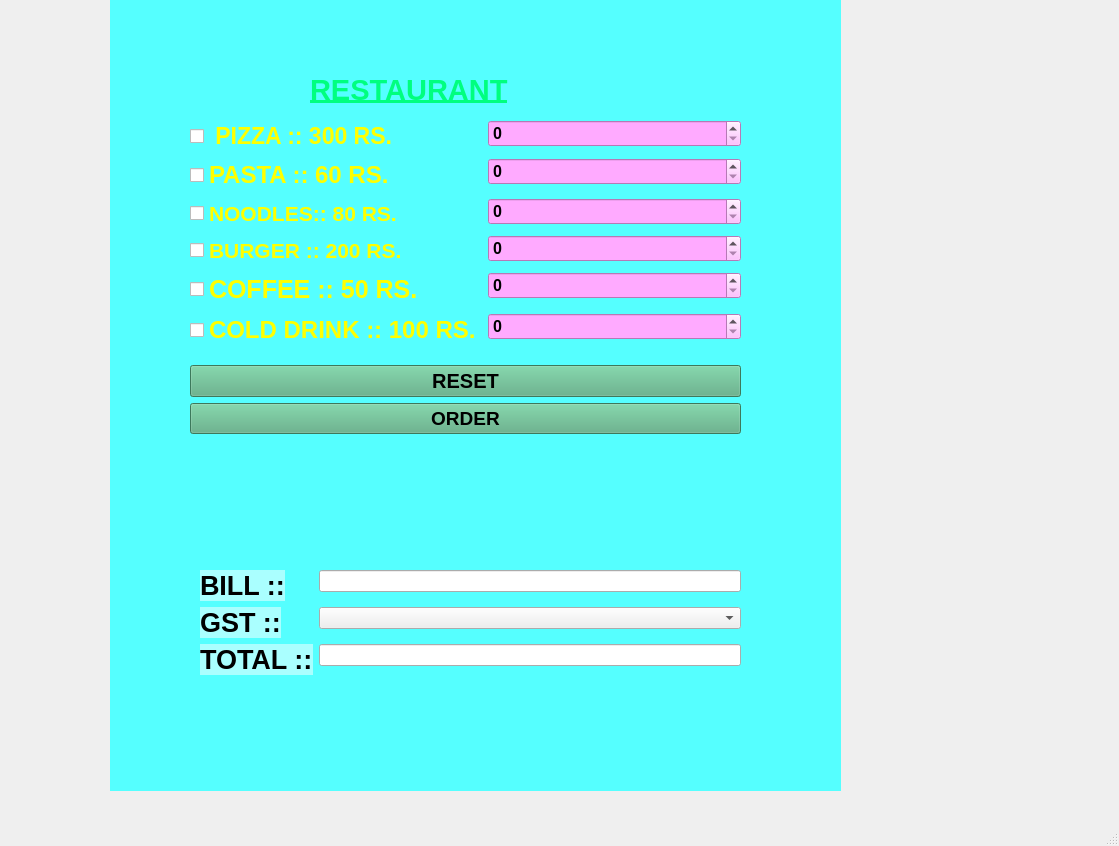
<?xml version="1.0" encoding="UTF-8"?>
<ui version="4.0">
 <class>MainWindow</class>
 <widget class="QMainWindow" name="MainWindow">
  <property name="geometry">
   <rect>
    <x>0</x>
    <y>0</y>
    <width>1119</width>
    <height>846</height>
   </rect>
  </property>
  <property name="windowTitle">
   <string>Restaurrent Billing system</string>
  </property>
  <widget class="QWidget" name="centralwidget">
   <widget class="QLabel" name="label">
    <property name="geometry">
     <rect>
      <x>110</x>
      <y>0</y>
      <width>731</width>
      <height>791</height>
     </rect>
    </property>
    <property name="styleSheet">
     <string notr="true">background-color: rgb(85, 255, 255);</string>
    </property>
    <property name="text">
     <string/>
    </property>
    <property name="pixmap">
     <pixmap resource="restaurrent.qrc">:/newPrefix/Billing background.jpg</pixmap>
    </property>
    <property name="scaledContents">
     <bool>true</bool>
    </property>
   </widget>
   <widget class="QLabel" name="label_2">
    <property name="geometry">
     <rect>
      <x>310</x>
      <y>60</y>
      <width>371</width>
      <height>61</height>
     </rect>
    </property>
    <property name="text">
     <string>&lt;html&gt;&lt;head/&gt;&lt;body&gt;&lt;p&gt;&lt;span style=&quot; font-size:22pt; font-weight:600; text-decoration: underline; color:#00ff7f;&quot;&gt;                           RESTAURANT&lt;/span&gt;&lt;/p&gt;&lt;/body&gt;&lt;/html&gt;</string>
    </property>
   </widget>
   <widget class="QWidget" name="formLayoutWidget">
    <property name="geometry">
     <rect>
      <x>190</x>
      <y>120</y>
      <width>551</width>
      <height>651</height>
     </rect>
    </property>
    <layout class="QFormLayout" name="formLayout">
     <item row="0" column="0">
      <widget class="QCheckBox" name="C1">
       <property name="font">
        <font>
         <pointsize>17</pointsize>
         <weight>75</weight>
         <bold>true</bold>
        </font>
       </property>
       <property name="styleSheet">
        <string notr="true">color: rgb(255, 255, 0);</string>
       </property>
       <property name="text">
        <string> PIZZA :: 300 RS.</string>
       </property>
      </widget>
     </item>
     <item row="0" column="1">
      <widget class="QSpinBox" name="S1">
       <property name="font">
        <font>
         <pointsize>12</pointsize>
         <weight>75</weight>
         <bold>true</bold>
        </font>
       </property>
       <property name="styleSheet">
        <string notr="true">background-color: rgb(255, 170, 255);</string>
       </property>
      </widget>
     </item>
     <item row="3" column="0">
      <widget class="QCheckBox" name="C2">
       <property name="font">
        <font>
         <pointsize>18</pointsize>
         <weight>75</weight>
         <bold>true</bold>
        </font>
       </property>
       <property name="styleSheet">
        <string notr="true">color: rgb(255, 255, 0);</string>
       </property>
       <property name="text">
        <string>PASTA :: 60 RS.</string>
       </property>
      </widget>
     </item>
     <item row="3" column="1">
      <widget class="QSpinBox" name="S2">
       <property name="font">
        <font>
         <pointsize>12</pointsize>
         <weight>75</weight>
         <bold>true</bold>
        </font>
       </property>
       <property name="styleSheet">
        <string notr="true">background-color: rgb(255, 170, 255);</string>
       </property>
      </widget>
     </item>
     <item row="4" column="0">
      <widget class="QCheckBox" name="C3">
       <property name="font">
        <font>
         <pointsize>16</pointsize>
         <weight>75</weight>
         <bold>true</bold>
        </font>
       </property>
       <property name="styleSheet">
        <string notr="true">color: rgb(255, 255, 0);</string>
       </property>
       <property name="text">
        <string>NOODLES:: 80 RS.</string>
       </property>
      </widget>
     </item>
     <item row="4" column="1">
      <widget class="QSpinBox" name="S3">
       <property name="font">
        <font>
         <pointsize>12</pointsize>
         <weight>75</weight>
         <bold>true</bold>
        </font>
       </property>
       <property name="styleSheet">
        <string notr="true">background-color: rgb(255, 170, 255);</string>
       </property>
      </widget>
     </item>
     <item row="5" column="0">
      <widget class="QCheckBox" name="C4">
       <property name="font">
        <font>
         <pointsize>16</pointsize>
         <weight>75</weight>
         <bold>true</bold>
        </font>
       </property>
       <property name="styleSheet">
        <string notr="true">color: rgb(255, 255, 0);</string>
       </property>
       <property name="text">
        <string>BURGER :: 200 RS.</string>
       </property>
      </widget>
     </item>
     <item row="5" column="1">
      <widget class="QSpinBox" name="S4">
       <property name="font">
        <font>
         <pointsize>12</pointsize>
         <weight>75</weight>
         <bold>true</bold>
        </font>
       </property>
       <property name="styleSheet">
        <string notr="true">background-color: rgb(255, 170, 255);</string>
       </property>
      </widget>
     </item>
     <item row="6" column="0">
      <widget class="QCheckBox" name="C5">
       <property name="font">
        <font>
         <pointsize>19</pointsize>
         <weight>75</weight>
         <bold>true</bold>
        </font>
       </property>
       <property name="styleSheet">
        <string notr="true">color: rgb(255, 255, 0);</string>
       </property>
       <property name="text">
        <string>COFFEE :: 50 RS.</string>
       </property>
      </widget>
     </item>
     <item row="6" column="1">
      <widget class="QSpinBox" name="S5">
       <property name="font">
        <font>
         <pointsize>12</pointsize>
         <weight>75</weight>
         <bold>true</bold>
        </font>
       </property>
       <property name="styleSheet">
        <string notr="true">background-color: rgb(255, 170, 255);</string>
       </property>
      </widget>
     </item>
     <item row="7" column="0">
      <widget class="QCheckBox" name="C6">
       <property name="font">
        <font>
         <pointsize>18</pointsize>
         <weight>75</weight>
         <bold>true</bold>
        </font>
       </property>
       <property name="styleSheet">
        <string notr="true">color: rgb(255, 255, 0);</string>
       </property>
       <property name="text">
        <string>COLD DRINK :: 100 RS.</string>
       </property>
      </widget>
     </item>
     <item row="7" column="1">
      <widget class="QSpinBox" name="S6">
       <property name="font">
        <font>
         <pointsize>12</pointsize>
         <weight>75</weight>
         <bold>true</bold>
        </font>
       </property>
       <property name="styleSheet">
        <string notr="true">background-color: rgb(255, 170, 255);</string>
       </property>
      </widget>
     </item>
     <item row="11" column="0">
      <layout class="QFormLayout" name="formLayout_9"/>
     </item>
     <item row="16" column="0">
      <layout class="QFormLayout" name="formLayout_2"/>
     </item>
     <item row="16" column="1">
      <layout class="QFormLayout" name="formLayout_3"/>
     </item>
     <item row="17" column="0" colspan="2">
      <widget class="QPushButton" name="b1">
       <property name="font">
        <font>
         <pointsize>15</pointsize>
         <weight>75</weight>
         <bold>true</bold>
        </font>
       </property>
       <property name="styleSheet">
        <string notr="true">background-color: rgb(85, 170, 127);</string>
       </property>
       <property name="text">
        <string>RESET</string>
       </property>
      </widget>
     </item>
     <item row="18" column="0" colspan="2">
      <widget class="QPushButton" name="b2">
       <property name="font">
        <font>
         <pointsize>14</pointsize>
         <weight>75</weight>
         <bold>true</bold>
        </font>
       </property>
       <property name="styleSheet">
        <string notr="true">background-color: rgb(85, 170, 127);</string>
       </property>
       <property name="text">
        <string>ORDER</string>
       </property>
      </widget>
     </item>
     <item row="19" column="0">
      <widget class="QLabel" name="pushLabel_2">
       <property name="text">
        <string/>
       </property>
      </widget>
     </item>
     <item row="20" column="0">
      <layout class="QFormLayout" name="formLayout_4"/>
     </item>
     <item row="23" column="0">
      <layout class="QFormLayout" name="formLayout_6"/>
     </item>
     <item row="24" column="0">
      <layout class="QFormLayout" name="formLayout_10"/>
     </item>
     <item row="25" column="0">
      <layout class="QFormLayout" name="formLayout_5"/>
     </item>
     <item row="29" column="0">
      <layout class="QFormLayout" name="formLayout_7"/>
     </item>
    </layout>
   </widget>
   <widget class="QWidget" name="formLayoutWidget_4">
    <property name="geometry">
     <rect>
      <x>200</x>
      <y>570</y>
      <width>541</width>
      <height>191</height>
     </rect>
    </property>
    <layout class="QFormLayout" name="formLayout_8">
     <item row="0" column="0">
      <widget class="QLabel" name="label_3">
       <property name="font">
        <font>
         <weight>75</weight>
         <bold>true</bold>
        </font>
       </property>
       <property name="styleSheet">
        <string notr="true">background-color: rgb(170, 255, 255);</string>
       </property>
       <property name="text">
        <string>&lt;html&gt;&lt;head/&gt;&lt;body&gt;&lt;p&gt;&lt;span style=&quot; font-size:20pt;&quot;&gt;BILL ::&lt;/span&gt;&lt;/p&gt;&lt;/body&gt;&lt;/html&gt;</string>
       </property>
      </widget>
     </item>
     <item row="1" column="0">
      <widget class="QLabel" name="label_4">
       <property name="styleSheet">
        <string notr="true">background-color: rgb(170, 255, 255);</string>
       </property>
       <property name="text">
        <string>&lt;!DOCTYPE HTML PUBLIC &quot;-//W3C//DTD HTML 4.0//EN&quot; &quot;http://www.w3.org/TR/REC-html40/strict.dtd&quot;&gt;
&lt;html&gt;&lt;head&gt;&lt;meta name=&quot;qrichtext&quot; content=&quot;1&quot; /&gt;&lt;style type=&quot;text/css&quot;&gt;
p, li { white-space: pre-wrap; }
&lt;/style&gt;&lt;/head&gt;&lt;body style=&quot; font-family:'MS Shell Dlg 2'; font-size:8pt; font-weight:400; font-style:normal;&quot;&gt;
&lt;p style=&quot; margin-top:12px; margin-bottom:12px; margin-left:0px; margin-right:0px; -qt-block-indent:0; text-indent:0px;&quot;&gt;&lt;span style=&quot; font-size:20pt; font-weight:600;&quot;&gt;GST ::&lt;/span&gt;&lt;/p&gt;&lt;/body&gt;&lt;/html&gt;</string>
       </property>
      </widget>
     </item>
     <item row="2" column="0">
      <widget class="QLabel" name="label_5">
       <property name="styleSheet">
        <string notr="true">background-color: rgb(170, 255, 255);</string>
       </property>
       <property name="text">
        <string>&lt;html&gt;&lt;head/&gt;&lt;body&gt;&lt;p&gt;&lt;span style=&quot; font-size:20pt; font-weight:600;&quot;&gt;TOTAL ::&lt;/span&gt;&lt;/p&gt;&lt;/body&gt;&lt;/html&gt;</string>
       </property>
      </widget>
     </item>
     <item row="0" column="1">
      <widget class="QLineEdit" name="T1"/>
     </item>
     <item row="2" column="1">
      <widget class="QLineEdit" name="T2"/>
     </item>
     <item row="1" column="1">
      <widget class="QComboBox" name="CM1"/>
     </item>
    </layout>
   </widget>
  </widget>
  <widget class="QMenuBar" name="menubar">
   <property name="geometry">
    <rect>
     <x>0</x>
     <y>0</y>
     <width>1119</width>
     <height>26</height>
    </rect>
   </property>
  </widget>
  <widget class="QStatusBar" name="statusbar"/>
 </widget>
 <resources>
  <include location="restaurrent.qrc"/>
 </resources>
 <connections/>
</ui>
